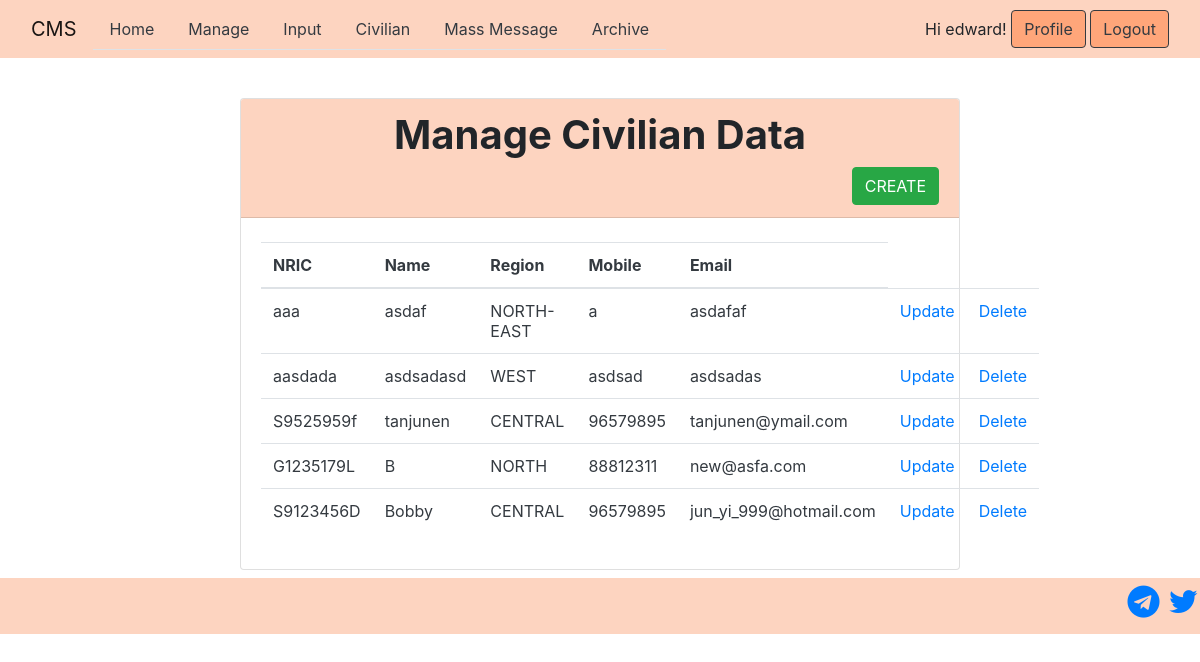
Page /manage_data/ (signed in) on the earlier database version.
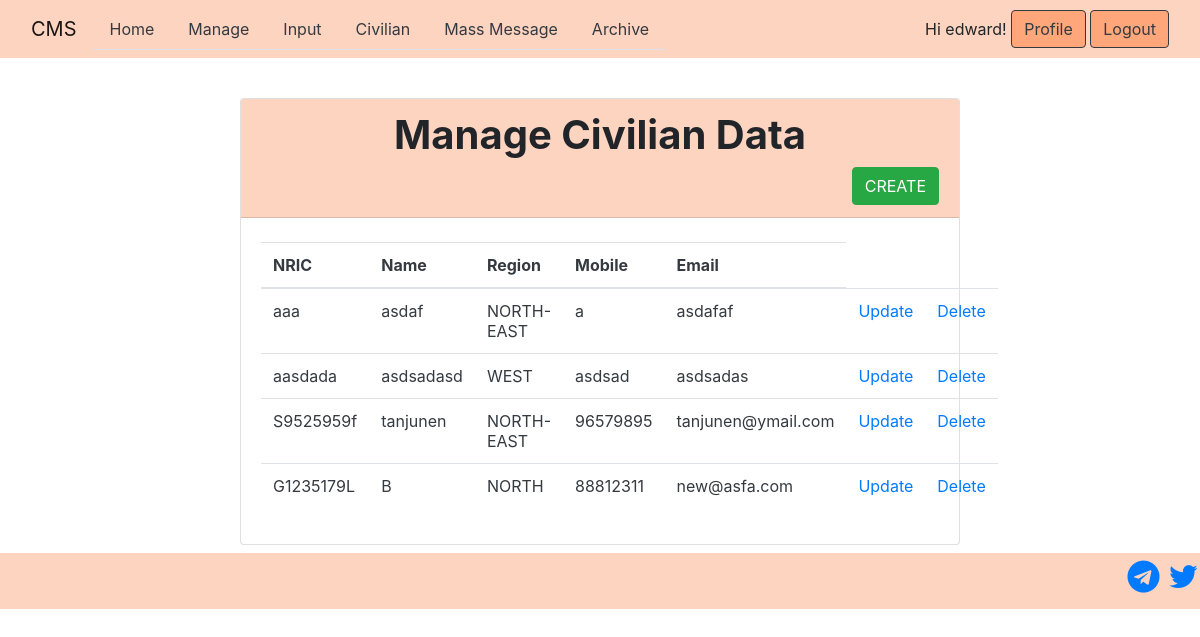
Same page on the later database version.
### CMSApp/models.py (models this page shows, shortened)
class CivilianData(models.Model):
    nric = models.CharField(max_length=9, unique=True)
    name = models.CharField(max_length=120)
    region = models.CharField(max_length=60)
    mobile = models.CharField(max_length=8)
    email = models.CharField(max_length=50)

### CMSApp/views.py (the view)
# urls.py: url(r'^manage_data/$', views.manage_public, name='manage'),
@login_required
def manage_public(request):
    civ_list = CivilianData.objects.all()
    return render(request, "CMSApp/manage_civ.html", {'civ_list' : civ_list})

### CMSApp/template/CMSApp/manage_civ.html
{% extends "base.html" %}
{% block content %}
<div class="card mx-auto" style="width: 45rem;" >
    <div class="card-header " style="background-color:#fdd4c0">
        <div class="col" align="center">
            <h1><b>Manage Civilian Data</b></h1>
        </div>
        <div class="row">
            <div class="col" align="right">
                <a href="{% url 'CMSApp:add_public' %}" class="btn btn-success">CREATE</a>
            </div>
        </div>
    </div>
    <div class="card-body ">
        <div style="height:4px">&nbsp;</div>
        <div class="row">
            <div class="col">
                <table class="table text-dark">
                    <thead>
                        <tr>
                            <th>NRIC</th>
                            <th>Name</th>
                            <th>Region</th>
                            <th>Mobile</th>
                            <th>Email</th>
                        </tr>
                    </thead>
                    {% for civ in civ_list %}
                        <tr>
                            <td>{{ civ.nric }}</td>
                            <td>{{ civ.name }}</td>
                            <td>{{ civ.region }}</td>
                            <td>{{ civ.mobile }}</td>
                            <td>{{ civ.email }}</td>
                            <td><a href="{% url 'CMSApp:update_public' civ.pk %}">Update</a></td>
                            <td><a href="{% url 'CMSApp:delete_public' civ.pk %}">Delete</a></td>
                        </tr>
                    {% endfor %}
                </table>
            </div>
        </div>
        </div>
    </div>
</div>
{% endblock %}

Differences in the rows shown:
removed CivilianData: nric "S9123456D", name "Bobby", region "CENTRAL", mobile "96579895", email "jun_yi_999@hotmail.com"
changed CivilianData "tanjunen": region "CENTRAL" → "NORTH-EAST"
